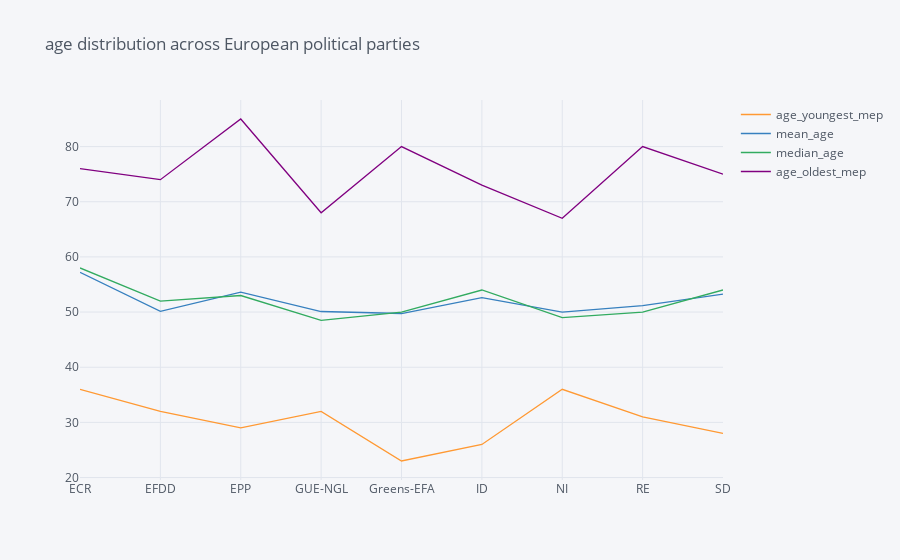

Write notebook code for a chart like this one.
### Code cell
age_structure_EP_parties.iplot(kind='scatter',y=['age_youngest_mep','mean_age','median_age','age_oldest_mep'],x='European_Party_Group_Abbreviation',title='age distribution across European political parties')

### Figure 1 — Plotly figure (JSON) as saved in the notebook; plotly's stock layout.template omitted (floating-point values rounded to 4 significant figures)
{"data": [{"line": {"color": "rgba(255, 153, 51, 1.0)", "dash": "solid", "shape": "linear", "width": 1.3}, "mode": "lines", "name": "age_youngest_mep", "text": "", "type": "scatter", "x": ["ECR", "EFDD", "EPP", "GUE-NGL", "Greens-EFA", "ID", "NI", "RE", "SD"], "y": [36, 32, 29, 32, 23, 26, 36, 31, 28]}, {"line": {"color": "rgba(55, 128, 191, 1.0)", "dash": "solid", "shape": "linear", "width": 1.3}, "mode": "lines", "name": "mean_age", "text": "", "type": "scatter", "x": ["ECR", "EFDD", "EPP", "GUE-NGL", "Greens-EFA", "ID", "NI", "RE", "SD"], "y": [57.19, 50.14, 53.63, 50.1, 49.74, 52.63, 50, 51.16, 53.25]}, {"line": {"color": "rgba(50, 171, 96, 1.0)", "dash": "solid", "shape": "linear", "width": 1.3}, "mode": "lines", "name": "median_age", "text": "", "type": "scatter", "x": ["ECR", "EFDD", "EPP", "GUE-NGL", "Greens-EFA", "ID", "NI", "RE", "SD"], "y": [58, 52, 53, 48.5, 50, 54, 49, 50, 54]}, {"line": {"color": "rgba(128, 0, 128, 1.0)", "dash": "solid", "shape": "linear", "width": 1.3}, "mode": "lines", "name": "age_oldest_mep", "text": "", "type": "scatter", "x": ["ECR", "EFDD", "EPP", "GUE-NGL", "Greens-EFA", "ID", "NI", "RE", "SD"], "y": [76, 74, 85, 68, 80, 73, 67, 80, 75]}], "layout": {"legend": {"bgcolor": "#F5F6F9", "font": {"color": "#4D5663"}}, "paper_bgcolor": "#F5F6F9", "plot_bgcolor": "#F5F6F9", "title": {"font": {"color": "#4D5663"}, "text": "age distribution across European political parties"}, "xaxis": {"gridcolor": "#E1E5ED", "showgrid": true, "tickfont": {"color": "#4D5663"}, "title": {"font": {"color": "#4D5663"}, "text": ""}, "zerolinecolor": "#E1E5ED"}, "yaxis": {"gridcolor": "#E1E5ED", "showgrid": true, "tickfont": {"color": "#4D5663"}, "title": {"font": {"color": "#4D5663"}, "text": ""}, "zerolinecolor": "#E1E5ED"}}}
